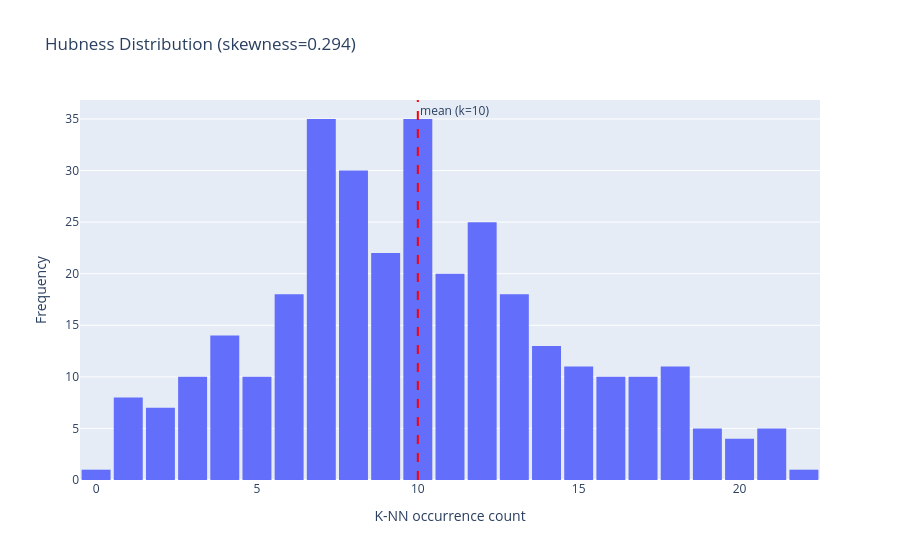

Write notebook code for a chart like this one.
### Code cell
fig_hub = plot_hubness_histogram(hub_counts, skewness, k)
fig_hub.show()

### Figure 1 — Plotly figure (JSON) as saved in the notebook; plotly's stock layout.template omitted (floating-point values rounded to 4 significant figures; data arrays with more than 128 entries replaced by an {"elided": "..."} marker saying what was removed)
{"data": [{"name": "Hubness counts", "nbinsx": 23, "type": "histogram", "x": {"elided": "323 int values"}}], "layout": {"annotations": [{"showarrow": false, "text": "mean (k=10)", "x": 10, "xanchor": "left", "xref": "x", "y": 1, "yanchor": "top", "yref": "y domain"}], "bargap": 0.1, "shapes": [{"line": {"color": "red", "dash": "dash"}, "type": "line", "x0": 10, "x1": 10, "xref": "x", "y0": 0, "y1": 1, "yref": "y domain"}], "title": {"text": "Hubness Distribution (skewness=0.294)"}, "xaxis": {"title": {"text": "K-NN occurrence count"}}, "yaxis": {"title": {"text": "Frequency"}}}}
